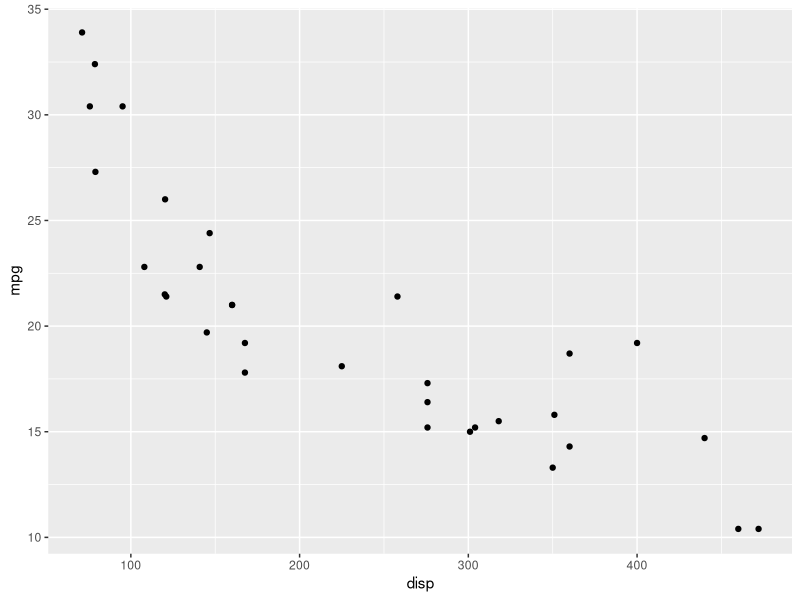
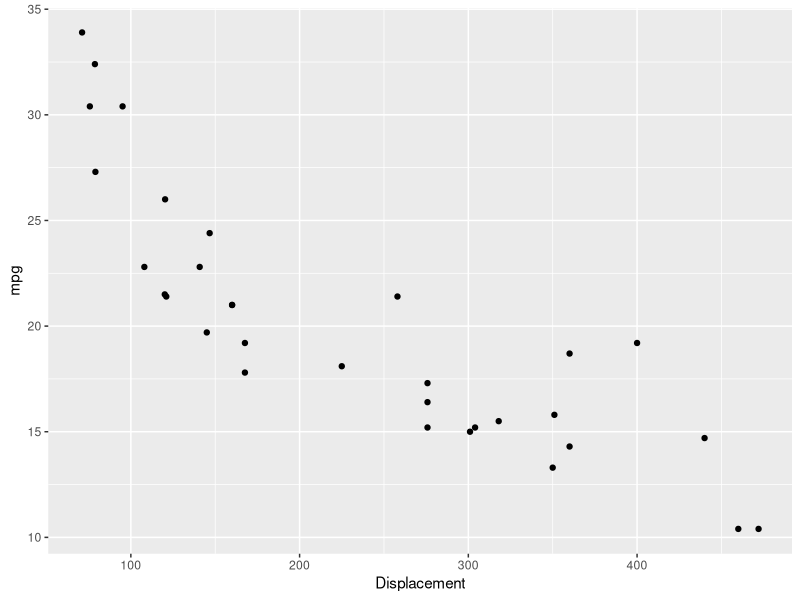
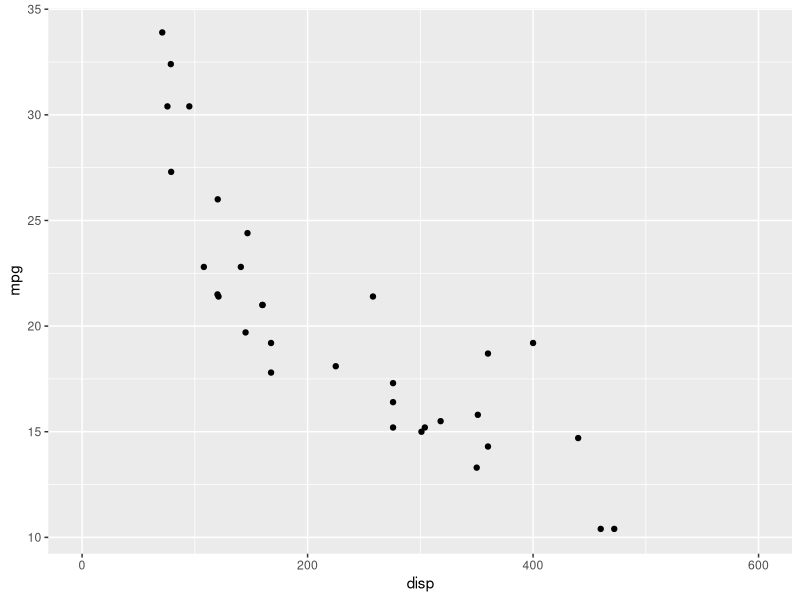
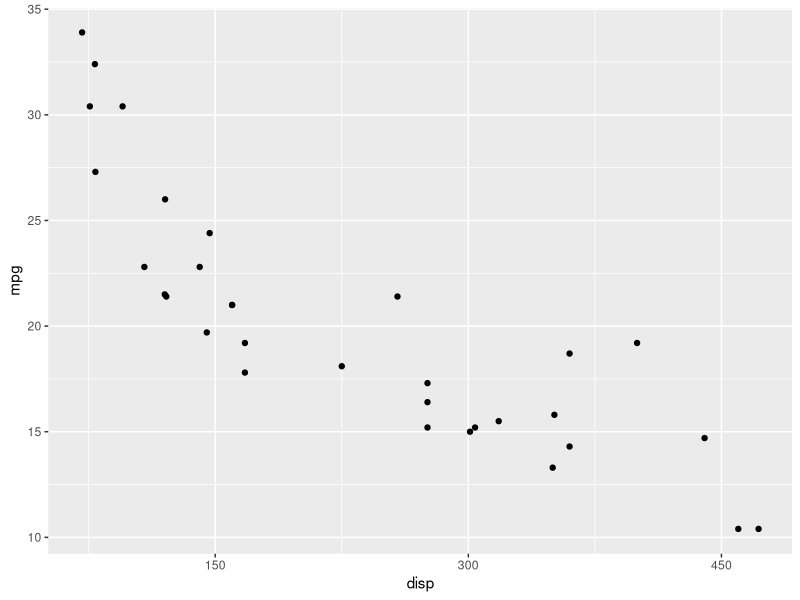
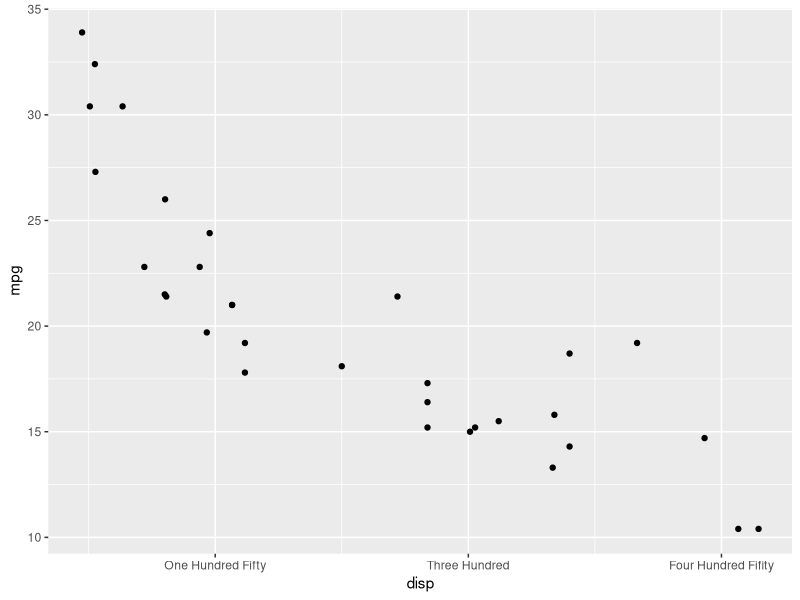
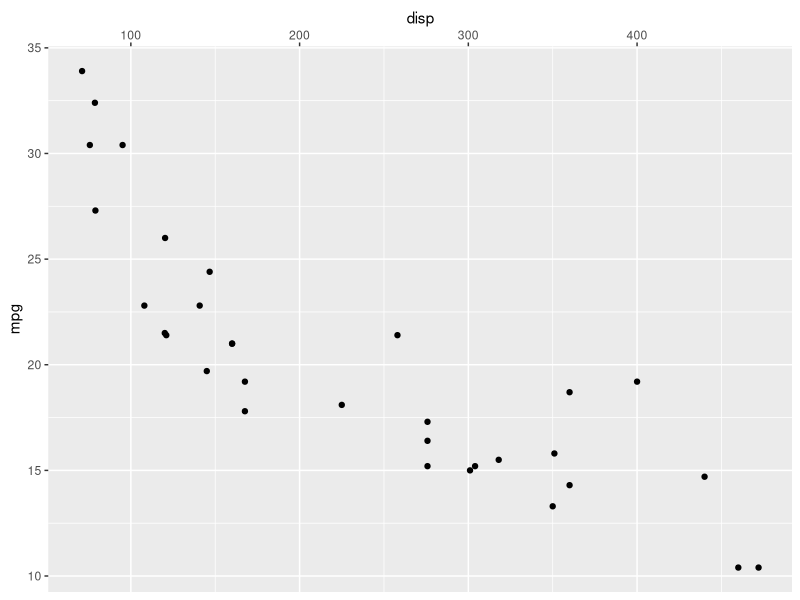
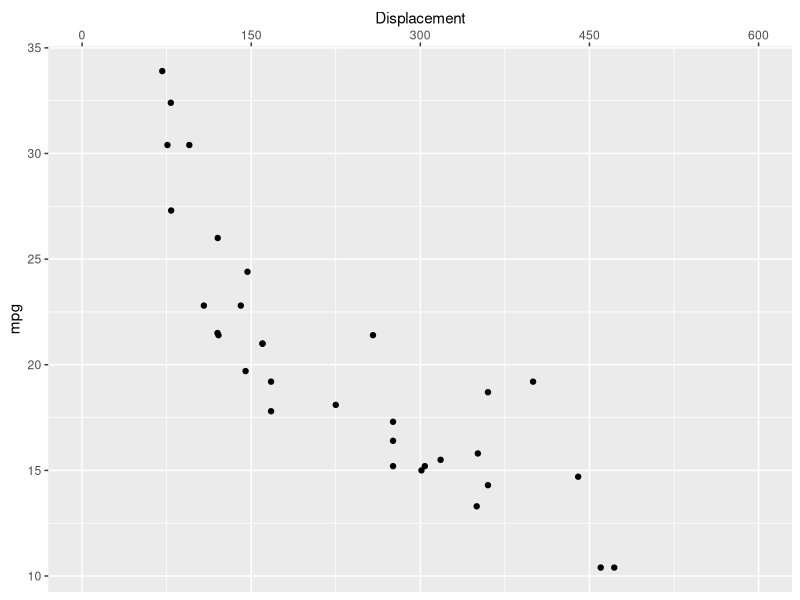
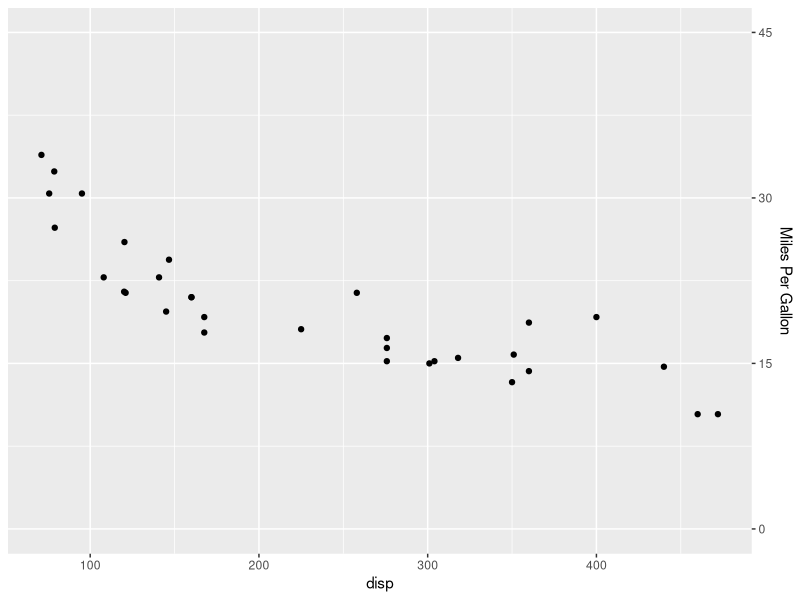

The R script that drew these images, in order:
## ---- chunk 1
library(ggplot2)
library(readr)
## ---- chunk 2
ggplot(mtcars) +
  geom_point(aes(disp, mpg))
## ---- chunk 3
ggplot(mtcars) +
  geom_point(aes(disp, mpg)) +
  scale_x_continuous(name = "Displacement")
## ---- chunk 4
ggplot(mtcars) +
  geom_point(aes(disp, mpg)) +
  scale_x_continuous(limits = c(0, 600))
## ---- chunk 5
ggplot(mtcars) +
  geom_point(aes(disp, mpg)) +
  scale_x_continuous(breaks = c(150, 300, 450))
## ---- chunk 6
ggplot(mtcars) +
  geom_point(aes(disp, mpg)) +
  scale_x_continuous(breaks = c(150, 300, 450),
    labels = c('One Hundred Fifty', 'Three Hundred', 'Four Hundred Fifity'))
## ---- chunk 7
ggplot(mtcars) +
  geom_point(aes(disp, mpg)) +
  scale_x_continuous(position = 'top')
## ---- chunk 8
ggplot(mtcars) + geom_point(aes(disp, mpg)) +
  scale_x_continuous(name = "Displacement", limits = c(0, 600),
                     breaks = c(0, 150, 300, 450, 600), position = 'top',
                     labels = c('0', '150', '300', '450', '600'))
## ---- chunk 9
ggplot(mtcars) + geom_point(aes(disp, mpg)) +
  scale_y_continuous(name = "Miles Per Gallon", limits = c(0, 45),
                     breaks = c(0, 15, 30, 45), position = 'right',
                     labels = c('0', '15', '30', '45'))
## ---- chunk 10
ggplot(mtcars) +
  geom_bar(aes(factor(cyl))) +
  scale_x_discrete(name = "Number of Cylinders")
## ---- chunk 11
ggplot(mtcars) +
  geom_bar(aes(factor(cyl))) +
  scale_x_discrete(labels = c("4" = "Four", "6" = "Six", "8" = "Eight"))
## ---- chunk 12
ggplot(mtcars) +
  geom_bar(aes(factor(cyl))) +
  scale_x_discrete(breaks = c("4", "6", "8"))
## ---- chunk 13
ggplot(mtcars) +
  geom_bar(aes(factor(cyl))) +
  scale_x_discrete(position = 'bottom')
## ---- chunk 14
ggplot(mtcars) + geom_bar(aes(factor(cyl))) +
  scale_x_discrete(name = "Number of Cylinders",
    labels = c("4" = "Four", "6" = "Six", "8" = "Eight"),
    breaks = c("4", "6", "8"), position = "bottom")
